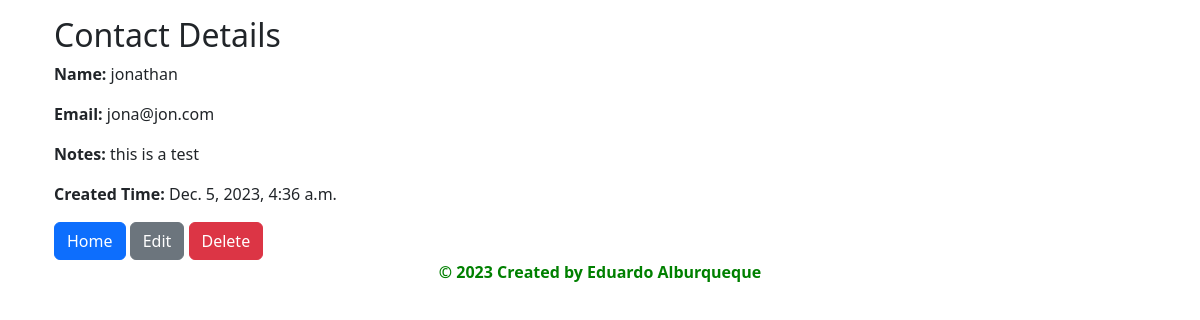
/contact/2/, run on the app's committed database.
### tasks/models.py (models this page shows)
class Contact(models.Model):
    name = models.CharField(max_length=100, unique=True)
    email = models.EmailField(unique=True)
    notes = models.TextField(max_length=200, default="Write Notes Here....")
    created_time = models.DateTimeField(auto_now_add=True)

### tasks/views.py (the view)
# urls.py: path('contact/<int:pk>/', ContactDetailView.as_view(), name='contact_detail'),
class ContactDetailView(DetailView):
    model = Contact
    template_name = 'tasks/contact_detail.html'  # You need to create this template

### tasks/context_processors.py (called while the page is built)
def copyright(request):
    student_name = "Eduardo Alburqueque"
    year = "2023"
    return {'copyright_text': f'© {year} Created by {student_name}'}

### templates/tasks/contact_detail.html
{% extends "base.html" %}
{% block content %}
<div class="container mt-3">
    <h2>Contact Details</h2>
    <p><strong>Name:</strong> {{ object.name }}</p>
    <p><strong>Email:</strong> {{ object.email }}</p>
    <p><strong>Notes:</strong> {{ object.notes }}</p>
    <p><strong>Created Time:</strong> {{ object.created_time }}</p>
    <a href="{% url 'contact_list' %}" class="btn btn-primary">Home</a>
    <a href="{% url 'contact_update' object.pk %}" class="btn btn-secondary">Edit</a>
    <a href="{% url 'contact_delete' object.pk %}" class="btn btn-danger">Delete</a>
</div>
{% endblock %}

### data on the page
Contact: name "jonathan", email "jona@jon.com", notes "this is a test", created_time "Dec. 5, 2023, 4:36 a.m."

### other printed values
{{ copyright_text }} "© 2023 Created by Eduardo Alburqueque"
